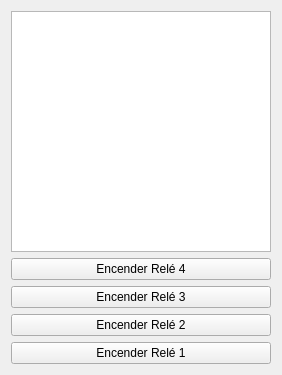
<?xml version="1.0" encoding="UTF-8"?>
<ui version="4.0">
 <class>Form</class>
 <widget class="QWidget" name="Form">
  <property name="geometry">
   <rect>
    <x>0</x>
    <y>0</y>
    <width>282</width>
    <height>375</height>
   </rect>
  </property>
  <property name="windowTitle">
   <string>Control Arduino</string>
  </property>
  <layout class="QGridLayout" name="gridLayout">
   <item row="0" column="0">
    <widget class="QTextBrowser" name="txtArduino"/>
   </item>
   <item row="1" column="0">
    <layout class="QVBoxLayout" name="verticalLayout">
     <item>
      <widget class="QPushButton" name="btnRel4">
       <property name="text">
        <string>Encender Relé 4</string>
       </property>
      </widget>
     </item>
     <item>
      <widget class="QPushButton" name="btnRel3">
       <property name="text">
        <string>Encender Relé 3</string>
       </property>
      </widget>
     </item>
     <item>
      <widget class="QPushButton" name="btnRel2">
       <property name="text">
        <string>Encender Relé 2</string>
       </property>
      </widget>
     </item>
     <item>
      <widget class="QPushButton" name="btnRel1">
       <property name="text">
        <string>Encender Relé 1</string>
       </property>
      </widget>
     </item>
    </layout>
   </item>
  </layout>
 </widget>
 <resources/>
 <connections>
  <connection>
   <sender>btnRel4</sender>
   <signal>clicked()</signal>
   <receiver>Form</receiver>
   <slot>rele4()</slot>
   <hints>
    <hint type="sourcelabel">
     <x>169</x>
     <y>227</y>
    </hint>
    <hint type="destinationlabel">
     <x>227</x>
     <y>231</y>
    </hint>
   </hints>
  </connection>
  <connection>
   <sender>btnRel3</sender>
   <signal>clicked()</signal>
   <receiver>Form</receiver>
   <slot>rele3()</slot>
   <hints>
    <hint type="sourcelabel">
     <x>169</x>
     <y>273</y>
    </hint>
    <hint type="destinationlabel">
     <x>241</x>
     <y>277</y>
    </hint>
   </hints>
  </connection>
  <connection>
   <sender>btnRel2</sender>
   <signal>clicked()</signal>
   <receiver>Form</receiver>
   <slot>rele2()</slot>
   <hints>
    <hint type="sourcelabel">
     <x>158</x>
     <y>308</y>
    </hint>
    <hint type="destinationlabel">
     <x>234</x>
     <y>320</y>
    </hint>
   </hints>
  </connection>
  <connection>
   <sender>btnRel1</sender>
   <signal>clicked()</signal>
   <receiver>Form</receiver>
   <slot>rele1()</slot>
   <hints>
    <hint type="sourcelabel">
     <x>145</x>
     <y>353</y>
    </hint>
    <hint type="destinationlabel">
     <x>259</x>
     <y>355</y>
    </hint>
   </hints>
  </connection>
 </connections>
 <slots>
  <slot>rele4()</slot>
  <slot>rele3()</slot>
  <slot>rele2()</slot>
  <slot>rele1()</slot>
 </slots>
</ui>
